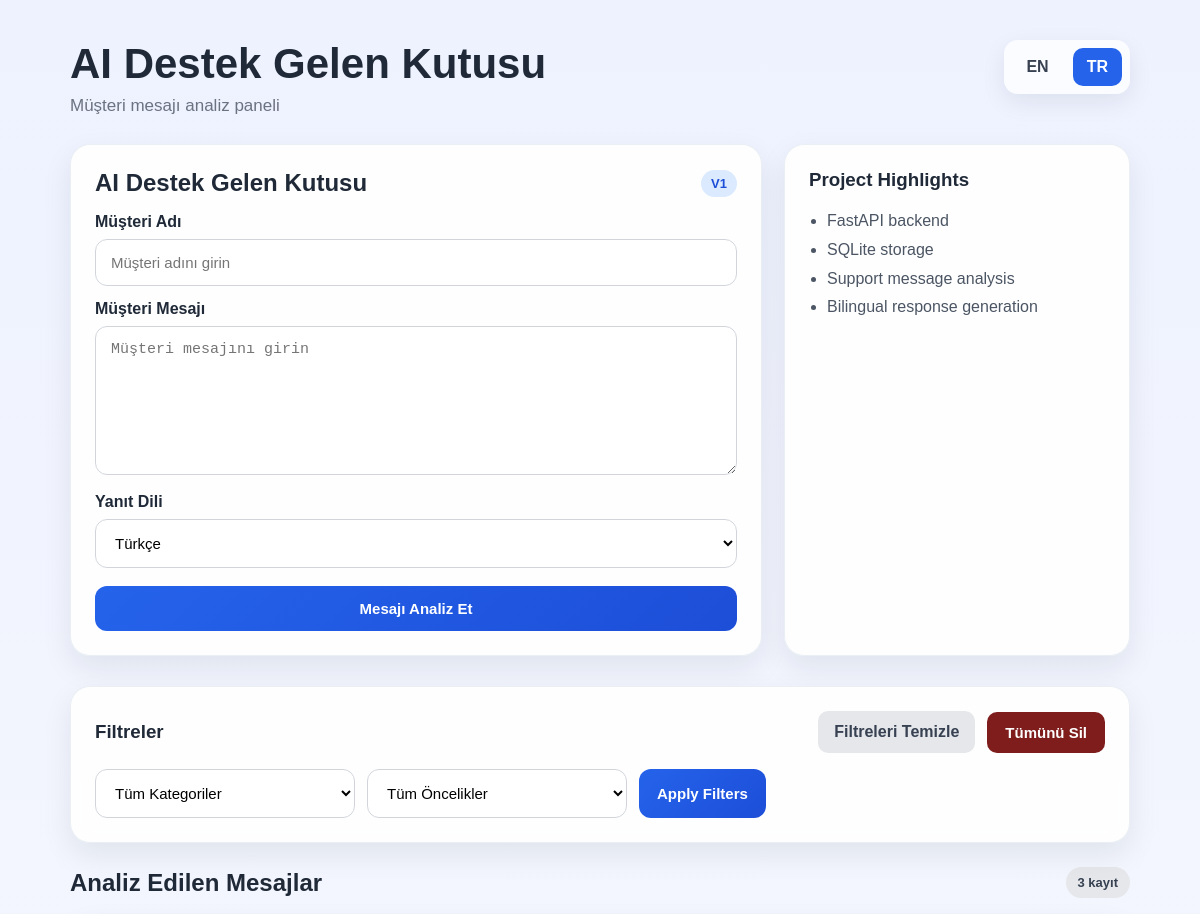
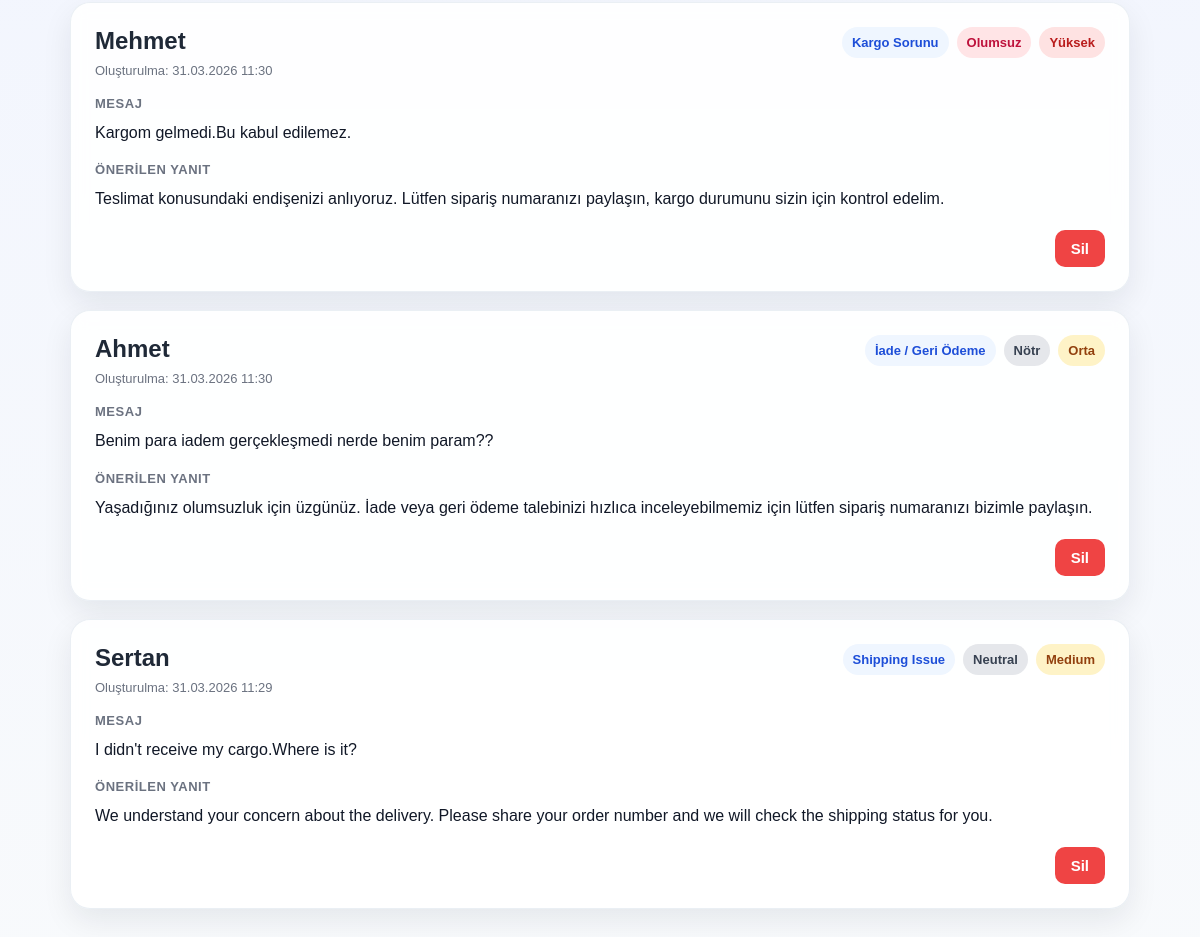
/?lang=tr, run on the app's committed database (2 pictures, top to bottom).
### app/models.py (models this page shows)
class SupportMessage(Base):
    __tablename__ = "support_messages"
    id = Column(Integer, primary_key=True, index=True)
    customer_name = Column(String, nullable=False)
    message = Column(Text, nullable=False)
    category = Column(String, nullable=False)
    sentiment = Column(String, nullable=False)
    priority = Column(String, nullable=False)
    suggested_reply = Column(Text, nullable=False)
    created_at = Column(DateTime, default=lambda: datetime.now(timezone.utc))

### app/main.py (the view)
@app.get("/", response_class=HTMLResponse)
def home(
    request: Request,
    db: Session = Depends(get_db),
    lang: str = "en",
    category_filter: str = "",
    priority_filter: str = "",
    success: str = ""
):
    messages = db.query(SupportMessage).order_by(SupportMessage.id.desc()).all()
    selected_ui = ui_text.get(lang, ui_text["en"])
    all_categories = sorted(list(set(msg.category for msg in messages)))
    all_priorities = sorted(list(set(msg.priority for msg in messages)))
    enriched_messages = []
    for item in messages:
        enriched_item = {
            "id": item.id,
            "customer_name": item.customer_name,
            "message": item.message,
            "category": item.category,
            "sentiment": item.sentiment,
            "priority": item.priority,
            "suggested_reply": item.suggested_reply,
            "created_at": item.created_at.strftime("%d.%m.%Y %H:%M") if item.created_at else "-",
            "priority_class": get_priority_class(item.priority),
            "sentiment_class": get_sentiment_class(item.sentiment),
        }
        enriched_messages.append(enriched_item)
    if category_filter:
        enriched_messages = [
            item for item in enriched_messages
            if item["category"] == category_filter
        ]
    if priority_filter:
        enriched_messages = [
            item for item in enriched_messages
            if item["priority"] == priority_filter
        ]
    return templates.TemplateResponse(
        request=request,
        name="index.html",
        context={
            "messages": enriched_messages,
            "ui": selected_ui,
            "lang": lang,
            "category_filter": category_filter,
            "priority_filter": priority_filter,
            "all_categories": all_categories,
            "all_priorities": all_priorities,
            "success": success,
        }
    )

### templates/index.html (shortened to what this page needs)
<!DOCTYPE html>
<html lang="{{ lang }}">
<head>
    <link rel="stylesheet" href="/static/style.css">
</head>
<body>
    <div class="page-shell">
        <div class="top-bar">
            <div>
                <h1>{{ ui.title }}</h1>
                <p class="subtitle">{{ ui.subtitle }}</p>
            </div>
            <div class="lang-switch">
                <a href="/?lang=en" class="{% if lang == 'en' %}active{% endif %}">EN</a>
                <a href="/?lang=tr" class="{% if lang == 'tr' %}active{% endif %}">TR</a>
            </div>
        </div>
        <div class="grid-layout">
            <div class="form-card">
                <div class="card-header">
                    <h2>{{ ui.title }}</h2>
                    <span class="badge">V1</span>
                </div>
                <form action="/analyze" method="post">
                    <label>{{ ui.customer_name }}</label>
                    <input type="text" name="customer_name" placeholder="{{ ui.customer_name_placeholder }}" required>
                    <label>{{ ui.customer_message }}</label>
                    <textarea name="message" rows="7" placeholder="{{ ui.customer_message_placeholder }}" required></textarea>
                    <label>{{ ui.language }}</label>
                    <select name="language" required>
                        <option value="tr" {% if lang == 'tr' %}selected{% endif %}>Türkçe</option>
                    </select>
                    <button type="submit">{{ ui.analyze_button }}</button>
                </form>
            </div>
            <div class="info-card">
                <h3>Project Highlights</h3>
                <ul>
                    <li>FastAPI backend</li>
                    <li>SQLite storage</li>
                    <li>Support message analysis</li>
                    <li>Bilingual response generation</li>
                </ul>
            </div>
        </div>
        <div class="filter-bar">
            <div class="filter-header">
                <h3>{{ ui.filters }}</h3>
                <div class="filter-actions">
                    <a href="/?lang={{ lang }}" class="clear-filters-link">{{ ui.clear_filters }}</a>
                    <form action="/delete-all?lang={{ lang }}" method="post">
                        <button type="submit" class="delete-all-button">{{ ui.delete_all }}</button>
                    </form>
                </div>
            </div>
            <form action="/" method="get" class="filters-form">
                <select name="category_filter">
                    <option value="">{{ ui.all_categories }}</option>
                </select>
                <select name="priority_filter">
                    <option value="">{{ ui.all_priorities }}</option>
                </select>
                <button type="submit" class="filter-button">Apply Filters</button>
            </form>
        </div>
        <div class="messages-section">
            <div class="section-header">
                <h2>{{ ui.analyzed_messages }}</h2>
                <span class="message-count">
                    {{ messages|length }} {{ ui.records }}
                </span>
            </div>
            {% if messages %}
                {% for item in messages %}
                <div class="message-card">
                    <div class="message-top">
                        <div>
                            <h3>{{ item.customer_name }}</h3>
                            <p class="created-at">{{ ui.created_at }}: {{ item.created_at }}</p>
                        </div>
                        <div class="meta-badges">
                            <span class="meta-pill category-pill">{{ item.category }}</span>
                            <span class="meta-pill {{ item.sentiment_class }}">{{ item.sentiment }}</span>
                            <span class="meta-pill {{ item.priority_class }}">{{ item.priority }}</span>
                        </div>
                    </div>
                    <div class="message-block">
                        <span class="label">{{ ui.message }}</span>
                        <p>{{ item.message }}</p>
                    </div>
                    <div class="reply-block">
                        <span class="label">{{ ui.suggested_reply }}</span>
                        <p>{{ item.suggested_reply }}</p>
                    </div>
                    <div class="card-actions">
                        <form action="/delete/{{ item.id }}?lang={{ lang }}" method="post">
                            <button type="submit" class="delete-button">{{ ui.delete }}</button>
                        </form>
                    </div>
                </div>
                {% endfor %}
            {% else %}
                <div class="empty-state">
                    <p>{{ ui.no_messages }}</p>
                </div>
            {% endif %}
        </div>
    </div>
</body>
</html>

### static/style.css (style rules this page uses)
* { box-sizing: border-box; }
body { margin: 0; font-family: Arial, sans-serif; background: linear-gradient(180deg, #eef2ff 0%, #f8fafc 100%); color: #1f2937; }
.page-shell { max-width: 1100px; margin: 0 auto; padding: 40px 20px 60px; }
.top-bar { display: flex; justify-content: space-between; align-items: flex-start; gap: 20px; margin-bottom: 28px; }
h1 { margin: 0 0 8px; font-size: 42px; font-weight: 700; }
.subtitle { margin: 0; color: #6b7280; font-size: 17px; }
.lang-switch { display: flex; gap: 10px; background: rgba(255, 255, 255, 0.75); padding: 8px; border-radius: 14px; box-shadow: 0 8px 24px rgba(15, 23, 42, 0.08); }
.lang-switch a { text-decoration: none; color: #374151; padding: 10px 14px; border-radius: 10px; font-weight: 700; transition: 0.2s ease; }
.lang-switch a.active, .lang-switch a:hover { background: #2563eb; color: white; }
.grid-layout { display: grid; grid-template-columns: 2fr 1fr; gap: 22px; margin-bottom: 30px; }
.form-card, .info-card, .message-card, .empty-state, .filter-bar { background: rgba(255, 255, 255, 0.9); backdrop-filter: blur(8px); border-radius: 20px; padding: 24px; box-shadow: 0 12px 30px rgba(15, 23, 42, 0.08); border: 1px solid rgba(226, 232, 240, 0.7); }
.card-header { display: flex; justify-content: space-between; align-items: center; margin-bottom: 16px; }
.card-header h2, .info-card h3, .section-header h2, .filter-header h3 { margin: 0; }
.badge { background: #dbeafe; color: #1d4ed8; font-size: 13px; padding: 6px 10px; border-radius: 999px; font-weight: bold; }
label { display: block; margin-top: 14px; margin-bottom: 8px; font-weight: 700; }
input, textarea, select { width: 100%; padding: 14px 15px; border: 1px solid #d1d5db; border-radius: 12px; font-size: 15px; outline: none; background: #fff; }
button { margin-top: 18px; width: 100%; background: linear-gradient(135deg, #2563eb, #1d4ed8); color: white; border: none; padding: 14px 18px; border-radius: 12px; cursor: pointer; font-size: 15px; font-weight: 700; transition: transform 0.15s ease, box-shadow 0.15s ease; }
.info-card ul { padding-left: 18px; margin-bottom: 0; color: #4b5563; line-height: 1.8; }
.filter-bar { margin-bottom: 24px; }
.filter-header { display: flex; justify-content: space-between; align-items: center; gap: 16px; margin-bottom: 16px; }
.filter-actions { display: flex; align-items: center; gap: 12px; flex-wrap: wrap; }
.filters-form { display: flex; gap: 12px; flex-wrap: wrap; }
.filters-form select { max-width: 260px; }
.filter-button { width: auto; margin-top: 0; padding: 12px 18px; }
.clear-filters-link { text-decoration: none; background: #e5e7eb; color: #374151; padding: 12px 16px; border-radius: 10px; font-weight: 700; transition: 0.2s ease; }
.delete-all-button { width: auto; margin-top: 0; background: #7f1d1d; padding: 12px 18px; border-radius: 10px; }
.messages-section { margin-top: 10px; }
.section-header { display: flex; justify-content: space-between; align-items: center; margin-bottom: 18px; }
.message-count { background: #e5e7eb; color: #374151; padding: 8px 12px; border-radius: 999px; font-size: 13px; font-weight: 700; }
.message-card { margin-bottom: 18px; }
.message-top { display: flex; justify-content: space-between; align-items: flex-start; gap: 15px; margin-bottom: 16px; }
.message-top h3 { margin: 0; font-size: 24px; }
.created-at { margin: 8px 0 0; color: #6b7280; font-size: 13px; }
.meta-badges { display: flex; flex-wrap: wrap; gap: 8px; }
.meta-pill { padding: 8px 10px; border-radius: 999px; font-size: 13px; font-weight: 700; }
.category-pill { background: #eff6ff; color: #1d4ed8; }
.priority-high { background: #fee2e2; color: #b91c1c; }
.priority-medium { background: #fef3c7; color: #92400e; }
.sentiment-negative { background: #ffe4e6; color: #be123c; }
.sentiment-neutral { background: #e5e7eb; color: #374151; }
.label { display: inline-block; margin-bottom: 8px; font-size: 13px; font-weight: 700; color: #6b7280; text-transform: uppercase; letter-spacing: 0.04em; }
.message-block, .reply-block { margin-top: 14px; }
.message-block p, .reply-block p { margin: 0; line-height: 1.7; color: #111827; }
.card-actions { display: flex; justify-content: flex-end; margin-top: 18px; }
.delete-button { width: auto; margin-top: 0; background: #ef4444; padding: 10px 16px; border-radius: 10px; }

### data on the page
SupportMessage: customer_name "Mehmet", created_at "Oluşturulma", created_at "31.03.2026 11:30", category "Kargo Sorunu", sentiment "Olumsuz", priority "Yüksek", message "MESAJ", message "Kargom gelmedi.Bu kabul edilemez.", suggested_reply "ÖNERILEN YANIT", suggested_reply "Teslimat konusundaki endişenizi anlıyoruz. Lütfen sipariş numaranızı paylaşın, kargo durumunu sizin için kontrol edelim.", delete "Sil"
SupportMessage: customer_name "Ahmet", created_at "Oluşturulma", created_at "31.03.2026 11:30", category "İade / Geri Ödeme", sentiment "Nötr", priority "Orta", message "MESAJ", message "Benim para iadem gerçekleşmedi nerde benim param??", suggested_reply "ÖNERILEN YANIT", suggested_reply "Yaşadığınız olumsuzluk için üzgünüz. İade veya geri ödeme talebinizi hızlıca inceleyebilmemiz için lütfen sipariş numaranızı bizimle paylaşın.", delete "Sil"
SupportMessage: customer_name "Sertan", created_at "Oluşturulma", created_at "31.03.2026 11:29", category "Shipping Issue", sentiment "Neutral", priority "Medium", message "MESAJ", message "I didn't receive my cargo.Where is it?", suggested_reply "ÖNERILEN YANIT", suggested_reply "We understand your concern about the delivery. Please share your order number and we will check the shipping status for you.", delete "Sil"

### other printed values
{{ ui.title }} "AI Destek Gelen Kutusu"
{{ ui.subtitle }} "Müşteri mesajı analiz paneli"
{{ ui.customer_name }} "Müşteri Adı"
{{ ui.customer_message }} "Müşteri Mesajı"
{{ ui.language }} "Yanıt Dili"
{{ ui.analyze_button }} "Mesajı Analiz Et"
{{ ui.filters }} "Filtreler"
{{ ui.clear_filters }} "Filtreleri Temizle"
{{ ui.delete_all }} "Tümünü Sil"
{{ ui.analyzed_messages }} "Analiz Edilen Mesajlar"
{{ messages|length }} "3"
{{ ui.records }} "kayıt"
form field category_filter "Tüm Kategoriler"
form field priority_filter "Tüm Öncelikler"
